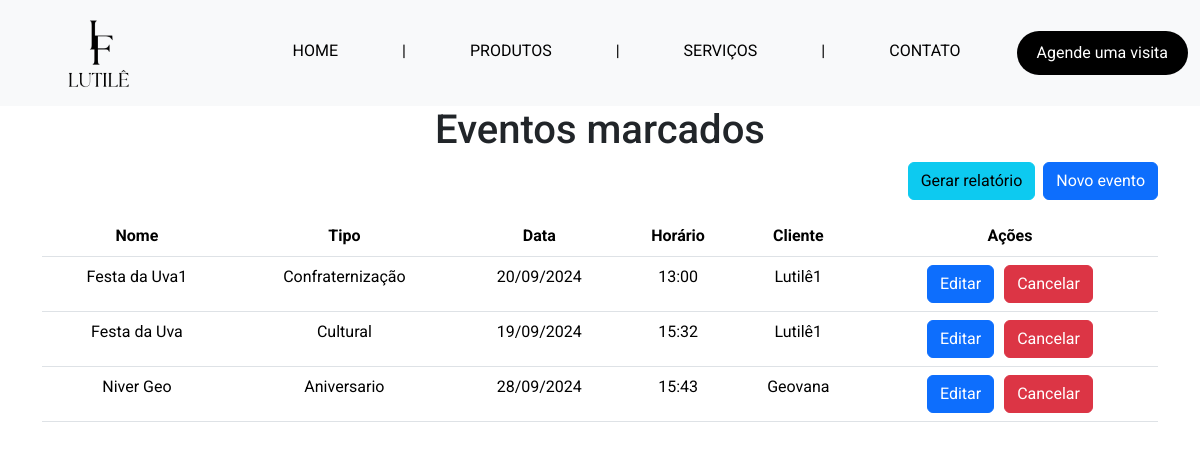
Screenshot of /admin/eventos with the database file from the repository.
### tables this page shows
CREATE TABLE `evento` (
  `data` DATE NOT NULL,
  `horario` VARCHAR(45) NOT NULL,
  `nome_evento` VARCHAR(50) NOT NULL,
  `tipo` VARCHAR(45) NOT NULL,
  `cliente_cpf` VARCHAR(11) NOT NULL,
  PRIMARY KEY (`data`, `horario`),
  FOREIGN KEY (`cliente_cpf`)
    REFERENCES `cliente` (`cpf`)
    ON DELETE RESTRICT
    ON UPDATE RESTRICT
);

CREATE TABLE `cliente` (
  `cpf` VARCHAR(11) NOT NULL,
  `nome_cliente` VARCHAR(100) NOT NULL,
  `celular` VARCHAR(14) NOT NULL,
  `endereco` VARCHAR(100) NOT NULL,
  PRIMARY KEY (`cpf`)
);

### app.py (the view)
@app.route('/admin/eventos', methods=['GET'])
def eventos_admin():
    with get_connection() as conn:
        cursor = conn.cursor()
        cursor.execute('SELECT * FROM evento JOIN cliente ON evento.cliente_cpf = cliente.cpf')
        eventos = cursor.fetchall()
    return render_template('html/pages/admin/eventos-admin.html', eventos=eventos)

### app.py (called while the page is built)
def get_connection():
    return sqlite3.connect('instance/salao_festas.db')

def format_datetime(value, format='%d/%m/%Y'):
    if value is None:
        return ""
    try:
        date_obj = datetime.strptime(value, '%Y-%m-%d')
        return date_obj.strftime(format)
    except ValueError:
        return value  # Return the original value if parsing fails

@app.context_processor
def inject_active():
    def is_active(endpoint): #recebe o endpoint (rota) e verifica se é igual o endpoint atual, se for ele retorna a classeactive, se não retorna vazio
        return 'active' if request.endpoint == endpoint else ''
    return dict(is_active=is_active)

### templates/html/pages/admin/eventos-admin.html (shortened to what this page needs)
{% extends "base.html" %}
{% block content %}
<h1 class="text-center">Eventos marcados</h1>
<div class="container d-flex flex-column align-items-center">
    <div class="w-100 d-flex justify-content-end mb-3">
      <a href="{{ url_for('gerar_relatorio_eventos') }}" class="btn btn-info me-2">Gerar relatório</a>
      <a href="{{ url_for('novo_evento') }}" class="btn btn-primary">Novo evento</a>
      </div>
    <table class="table table">
        <thead>
          <tr>
            <th scope="col" class="text-center">Nome</th>
            <th scope="col" class="text-center">Tipo</th>
            <th scope="col" class="text-center">Data</th>
            <th scope="col" class="text-center">Horário</th>
            <th scope="col" class="text-center">Cliente</th>
            <th scope="col" class="text-center">Ações</th>
          </tr>
        </thead>
        <tbody>
          {% for evento in eventos %}
          <tr>
              <td class="text-center">{{ evento[2] }}</td>
              <td class="text-center">{{ evento[3] }}</td>
              <td class="text-center">{{ evento[0] | datetime('%d/%m/%Y') }}</td>
              <td class="text-center">{{ evento[1] }}</td>
              <td class="text-center">{{ evento[6] }}</td>
              <td class="text-center">
                <div style="display: flex; justify-content: center; gap: 10px;">
                  <form action="{{ url_for('editar_evento', data=evento[0], horario=evento[1]) }}" method="GET">
                    <button type="submit" class="btn btn-primary">Editar</button>
                  </form>
                  <form action="{{ url_for('deletar_evento', data=evento[0], horario=evento[1]) }}" method="POST" onsubmit="return confirmCancel('{{ evento[2] }}')">
                    <button type="submit" class="btn btn-danger">Cancelar</button>
                  </form>
                </div>
              </td>
          </tr>
          {% endfor %}
        </tbody>
      </table>
</div>
{% endblock %}

### static/style/style.css (style rules this page uses)
* { font-family: "Roboto", sans-serif !important; }
body { overflow-y: auto; }

### rows the page displays
evento: nome_evento "Festa da Uva1", tipo "Confraternização", data "20/09/2024", horario "13:00", nome_cliente "Lutilê1"
evento: nome_evento "Festa da Uva", tipo "Cultural", data "19/09/2024", horario "15:32", nome_cliente "Lutilê1"
evento: nome_evento "Niver Geo", tipo "Aniversario", data "28/09/2024", horario "15:43", nome_cliente "Geovana"
